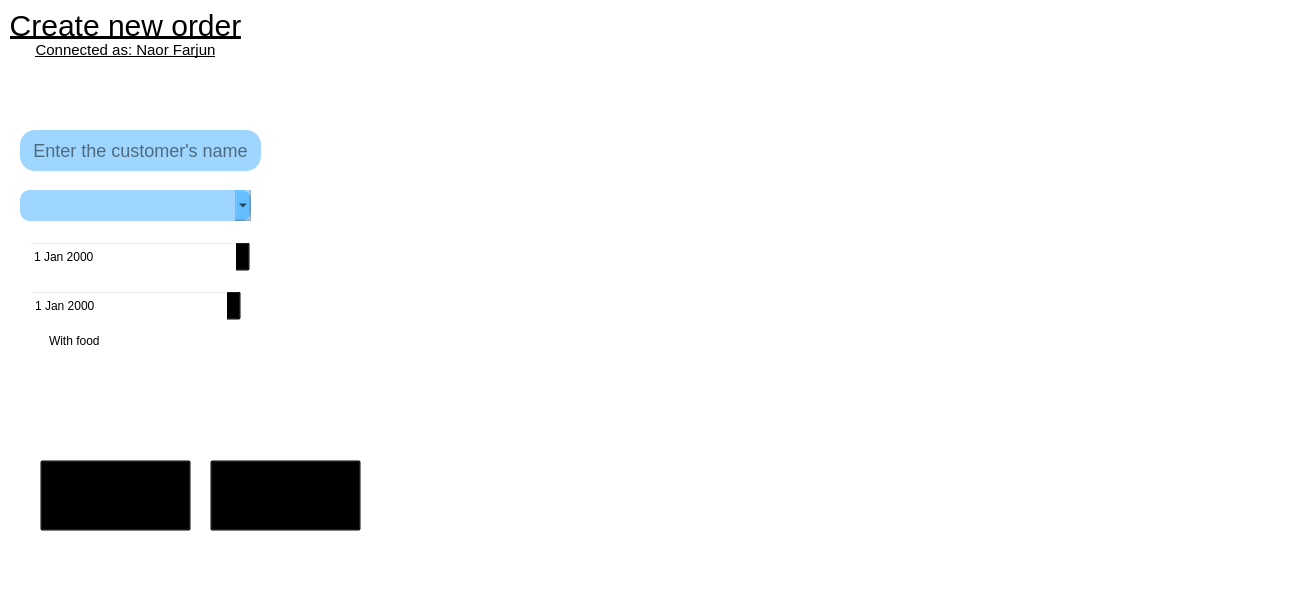
<?xml version="1.0" encoding="UTF-8"?>
<ui version="4.0">
 <class>Form</class>
 <widget class="QWidget" name="Form">
  <property name="geometry">
   <rect>
    <x>0</x>
    <y>0</y>
    <width>1300</width>
    <height>610</height>
   </rect>
  </property>
  <property name="windowTitle">
   <string>Form</string>
  </property>
  <property name="styleSheet">
   <string notr="true">font:  &quot;Calibri&quot;;
background-color:transparent;</string>
  </property>
  <widget class="QLabel" name="title_label">
   <property name="geometry">
    <rect>
     <x>10</x>
     <y>10</y>
     <width>231</width>
     <height>31</height>
    </rect>
   </property>
   <property name="styleSheet">
    <string notr="true">background-color: transparent;
font-size:30px;
text-decoration: underline;</string>
   </property>
   <property name="text">
    <string>Create new order</string>
   </property>
   <property name="alignment">
    <set>Qt::AlignCenter</set>
   </property>
  </widget>
  <widget class="QLabel" name="user_connected_label">
   <property name="geometry">
    <rect>
     <x>10</x>
     <y>40</y>
     <width>231</width>
     <height>20</height>
    </rect>
   </property>
   <property name="styleSheet">
    <string notr="true">background-color: transparent;
font-size:15px;
text-decoration: underline;</string>
   </property>
   <property name="text">
    <string>Connected as: Naor Farjun</string>
   </property>
   <property name="alignment">
    <set>Qt::AlignCenter</set>
   </property>
  </widget>
  <widget class="QLineEdit" name="customer_name_input">
   <property name="geometry">
    <rect>
     <x>20</x>
     <y>130</y>
     <width>241</width>
     <height>41</height>
    </rect>
   </property>
   <property name="styleSheet">
    <string notr="true">border-radius:15px;
font-size:18px;
background-color:rgba(13, 153, 255,0.4);</string>
   </property>
   <property name="text">
    <string/>
   </property>
   <property name="maxLength">
    <number>100</number>
   </property>
   <property name="alignment">
    <set>Qt::AlignCenter</set>
   </property>
   <property name="placeholderText">
    <string>Enter the customer's name</string>
   </property>
  </widget>
  <widget class="QComboBox" name="number_of_pepole_input">
   <property name="geometry">
    <rect>
     <x>20</x>
     <y>190</y>
     <width>231</width>
     <height>31</height>
    </rect>
   </property>
   <property name="styleSheet">
    <string notr="true">QComboBox{
font-size:16px;
border-radius:10px;
background-color:rgba(13, 153, 255,0.4);
}</string>
   </property>
   <property name="placeholderText">
    <string>Number of guests</string>
   </property>
   <property name="frame">
    <bool>true</bool>
   </property>
   <item>
    <property name="text">
     <string>number of pepole</string>
    </property>
   </item>
   <item>
    <property name="text">
     <string>1</string>
    </property>
   </item>
   <item>
    <property name="text">
     <string>2</string>
    </property>
   </item>
   <item>
    <property name="text">
     <string>3</string>
    </property>
   </item>
   <item>
    <property name="text">
     <string>4</string>
    </property>
   </item>
   <item>
    <property name="text">
     <string>5</string>
    </property>
   </item>
   <item>
    <property name="text">
     <string>6</string>
    </property>
   </item>
   <item>
    <property name="text">
     <string>7</string>
    </property>
   </item>
   <item>
    <property name="text">
     <string>8</string>
    </property>
   </item>
  </widget>
  <widget class="QDateEdit" name="arrivel_date_input">
   <property name="geometry">
    <rect>
     <x>29</x>
     <y>241</y>
     <width>221</width>
     <height>31</height>
    </rect>
   </property>
  </widget>
  <widget class="QDateEdit" name="leaving_date_input">
   <property name="geometry">
    <rect>
     <x>30</x>
     <y>290</y>
     <width>211</width>
     <height>31</height>
    </rect>
   </property>
  </widget>
  <widget class="QCheckBox" name="food_input">
   <property name="geometry">
    <rect>
     <x>30</x>
     <y>320</y>
     <width>141</width>
     <height>41</height>
    </rect>
   </property>
   <property name="text">
    <string>With food</string>
   </property>
  </widget>
  <widget class="QPushButton" name="pushButton">
   <property name="geometry">
    <rect>
     <x>40</x>
     <y>460</y>
     <width>151</width>
     <height>71</height>
    </rect>
   </property>
   <property name="text">
    <string>create order</string>
   </property>
  </widget>
  <widget class="QPushButton" name="pushButton_2">
   <property name="geometry">
    <rect>
     <x>210</x>
     <y>460</y>
     <width>151</width>
     <height>71</height>
    </rect>
   </property>
   <property name="text">
    <string>cencel</string>
   </property>
  </widget>
 </widget>
 <resources/>
 <connections/>
</ui>
